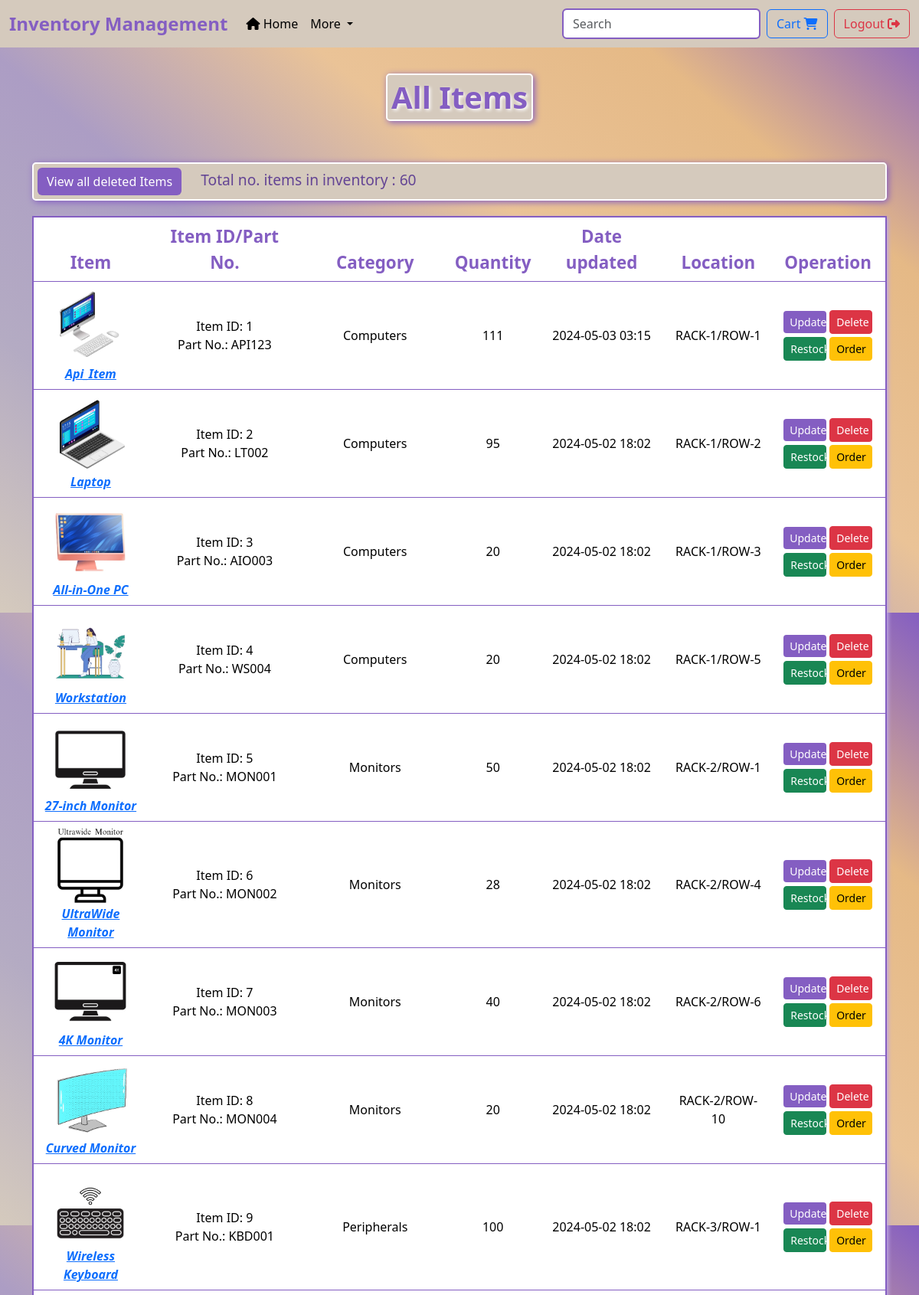
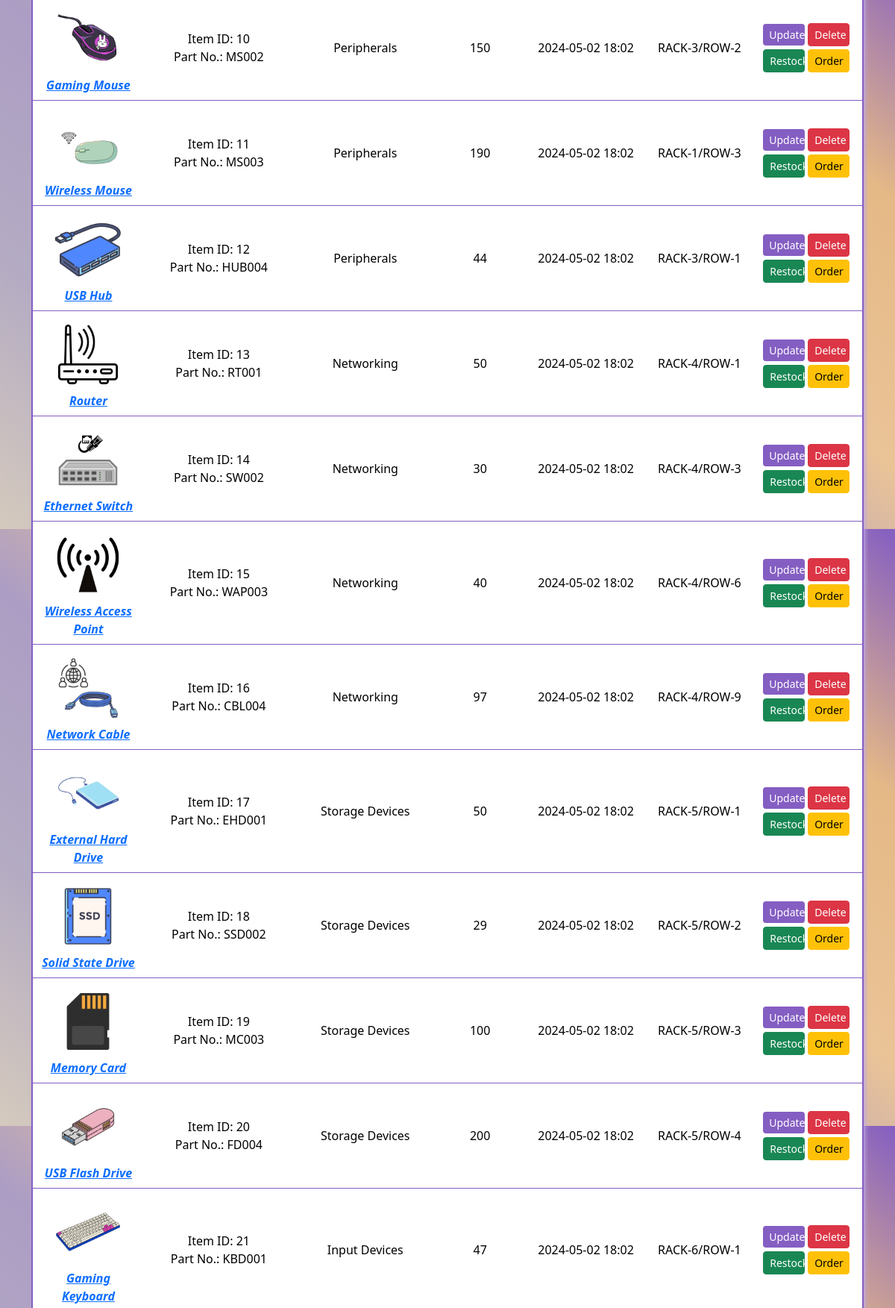
Screenshot of /items (signed in, upper part) with the database file from the repository (2 pictures, top to bottom).
### model.py (models this page shows, shortened)
class Item(db.Model):
    itemid = db.Column(db.Integer, primary_key=True, autoincrement=True)
    name = db.Column(db.String(200), nullable=False)
    partno = db.Column(db.String(10), default='-')
    description = db.Column(db.Text)
    date_stocked = db.Column(db.DateTime, default=current_time)
    quantity = db.Column(db.Integer, nullable=False, default=1)
    price = db.Column(db.Numeric(precision=10, scale=2))
    location = db.Column(db.Text)
    deleted = db.Column(db.Boolean, default=False)
    category = db.Column(db.Integer, db.ForeignKey(
        'category.catid'), nullable=False)
    itemrequest = db.relationship('ItemRequest', backref='item_ref', lazy=True)

class Category(db.Model):
    catid = db.Column(db.Integer, primary_key=True, autoincrement=True)
    name = db.Column(db.String(200), nullable=False)
    items = db.relationship('Item', backref='category_ref', lazy=True)
    description = db.Column(db.Text)

### app.py (the view)
@app.route('/items', methods=['GET'])
@login_required
def show_all_items():
    items = item_model.query.filter_by(deleted=False).all()
    cats = category_model.query.all()
    return render_template('showallitems.html',
                           items=items, cats=cats, currentuser=current_user)

### app.py (called while the page is built)
@lm.user_loader
def load_user(id):
    return user.query.get(int(id))

### templates/showallitems.html (shortened to what this page needs)
{%extends 'base.html'%}  {%block body%}
<div>
    <div class="container">
        <br />
        <div style="text-align: center">
            <h1
                style="
                    text-align: center;
                    color: #845ec2;
                    margin-top: 10px;
                    margin-bottom: 20px;
                    border: 2px solid white;
                    background-color: #d5cabd;
                    border-radius: 5px;
                    box-shadow: 2px 2px 8px #845ec2;
                    padding: 5px;
                    text-shadow: 2px 2px 4px white;
                ">
                All Items
            </h1>
        </div>
        <br />
        <div
            style="
                color: #634494;
                font-size: larger;
                margin-top: 10px;
                margin-bottom: 20px;
                border: 2px solid white;
                border-radius: 5px;
                background-color: #d5cabd;
                box-shadow: 2px 2px 8px #845ec2;
                padding: 5px;
            ">
            <a href="{{url_for('show_deleted_items')}}" class="btn btn-primary"
                >View all deleted Items</a
            >
            <a style="margin-left: 20px"
                >Total no. items in inventory : {{items | length}}</a
            >
        </div>
        <table
            class="table table-hover align-middle"
            style="
                text-align: center;
                border: 2px solid #845ec2;
                box-shadow: 2px 2px 5px#bea7e3;
            ">
            <thead>
                <tr>
                    <th style="color: #845ec2; font-size: 1.4rem">Item</th>
                    <th style="color: #845ec2; font-size: 1.4rem">
                        Item ID/Part No.
                    </th>
                    <th style="color: #845ec2; font-size: 1.4rem">Category</th>
                    <th style="color: #845ec2; font-size: 1.4rem">Quantity</th>
                    <th style="color: #845ec2; font-size: 1.4rem">
                        Date updated
                    </th>
                    <th style="color: #845ec2; font-size: 1.4rem">Location</th>
                    <th style="color: #845ec2; font-size: 1.4rem">Operation</th>
                </tr>
            </thead>
            <tbody>
                {% for item in items %} {%if item.deleted==False%}
                <tr>
                    <td class="max-width-td">
                        <a href="{{url_for('showitem',itemid=item.itemid)}}">
                            <img
                                src="{{url_for('static',filename='/media/'+item.itemid|string+'.jpg')}}"
                                alt="Image"
                                width="100px"
                                height="100px" /><br />
                            <i><strong>{{ item.name }}</strong></i>
                        </a>
                    </td>
                    <td>
                        <a>Item ID: {{ item.itemid }}</a><br />
                        <a>Part No.: {{ item.partno }}</a>
                    </td>
                    <td>
                        {%for cat in cats%} {%if cat.catid==item.category%}
                        <a>{{cat.name}}</a>
                        {%endif%} {%endfor%}
                    </td>
                    <td><a>{{ item.quantity }}</a></td>
                    <td>
                        <a>
                            {{ item.date_stocked.strftime('%Y-%m-%d %H:%M') }}
                        </a>
                    </td>
                    <td><a>{{item.location}}</a></td>
                    <td>
                        {%if currentuser.role=='admin'%}
                        <a
                            href="{{url_for('update', id=item.itemid)}}"
                            class="btn btn-primary btn-sm col-5 mb-1">
                            Update
                        </a>
                        <button
                            type="button"
                            class="btn btn-danger btn-sm col-5 mb-1"
                            data-bs-toggle="modal"
                            data-bs-target="#DeleteModal{{ item.itemid }}">
                            Delete
                        </button>
                        <br />
                        <a
                            href="{{url_for('stock', id=item.itemid)}}"
                            class="btn btn-success btn-sm col-5">
                            Restock
                        </a>
                        <form
                            class="col-5"
                            method="POST"
                            action="{{url_for('add_item_cart',item_id=item.itemid)}}"
                            style="display: inline-block">
                            <button
                                type="submit"
                                class="btn btn-warning me-1 btn-sm col-12">
                                Order
                            </button>
                        </form>
                        {%endif%}
                    </td>
                </tr>
                {%endif%} {% endfor %}
            </tbody>
        </table>
        <br /><br />
    </div>
</div>
{%endblock%}

### static/css/main.css (style rules this page uses)
.btn-primary, .btn-primary:hover, .btn-primary:active, .btn-primary:visited { background-color: #845ec2; border: white; }
h1 { text-align: center; font-weight: bold; border: 2px solid black; box-shadow: 2px 2px 5px black; display: inline-block; padding: 1rem; }

### templates/base.html (style rules this page uses)
body { background: linear-gradient( 40deg, #d5cabd, #b4abc3, #ac9dc4, #eac397, #e5b986, #845ec2 ); }

### templates/showallitems.html (style rules this page uses)
.max-width-td { max-width: 150px; overflow: hidden; text-overflow: ellipsis; }

### rows the page displays
Item: shows a picture, name "Api_Item", itemid "1", partno "API123", quantity "111", date_stocked "2024-05-03 03:15", location "RACK-1/ROW-1"
Category: name "Computers"
Item: shows a picture, name "Laptop", itemid "2", partno "LT002", quantity "95", date_stocked "2024-05-02 18:02", location "RACK-1/ROW-2"
Item: shows a picture, name "All-in-One PC", itemid "3", partno "AIO003", quantity "20", date_stocked "2024-05-02 18:02", location "RACK-1/ROW-3"
Item: shows a picture, name "Workstation", itemid "4", partno "WS004", quantity "20", date_stocked "2024-05-02 18:02", location "RACK-1/ROW-5"
Item: shows a picture, name "27-inch Monitor", itemid "5", partno "MON001", quantity "50", date_stocked "2024-05-02 18:02", location "RACK-2/ROW-1"
Category: name "Monitors"
Item: shows a picture, name "UltraWide Monitor", itemid "6", partno "MON002", quantity "28", date_stocked "2024-05-02 18:02", location "RACK-2/ROW-4"
Item: shows a picture, name "4K Monitor", itemid "7", partno "MON003", quantity "40", date_stocked "2024-05-02 18:02", location "RACK-2/ROW-6"
Item: shows a picture, name "Curved Monitor", itemid "8", partno "MON004", quantity "20", date_stocked "2024-05-02 18:02", location "RACK-2/ROW-10"
Item: shows a picture, name "Wireless Keyboard", itemid "9", partno "KBD001", quantity "100", date_stocked "2024-05-02 18:02", location "RACK-3/ROW-1"
Category: name "Peripherals"
Item: shows a picture, name "Gaming Mouse", itemid "10", partno "MS002", quantity "150", date_stocked "2024-05-02 18:02", location "RACK-3/ROW-2"
Item: shows a picture, name "Wireless Mouse", itemid "11", partno "MS003", quantity "190", date_stocked "2024-05-02 18:02", location "RACK-1/ROW-3"
Item: shows a picture, name "USB Hub", itemid "12", partno "HUB004", quantity "44", date_stocked "2024-05-02 18:02", location "RACK-3/ROW-1"
Item: shows a picture, name "Router", itemid "13", partno "RT001", quantity "50", date_stocked "2024-05-02 18:02", location "RACK-4/ROW-1"
Category: name "Networking"
Item: shows a picture, name "Ethernet Switch", itemid "14", partno "SW002", quantity "30", date_stocked "2024-05-02 18:02", location "RACK-4/ROW-3"
Item: shows a picture, name "Wireless Access Point", itemid "15", partno "WAP003", quantity "40", date_stocked "2024-05-02 18:02", location "RACK-4/ROW-6"
Item: shows a picture, name "Network Cable", itemid "16", partno "CBL004", quantity "97", date_stocked "2024-05-02 18:02", location "RACK-4/ROW-9"
Item: shows a picture, name "External Hard Drive", itemid "17", partno "EHD001", quantity "50", date_stocked "2024-05-02 18:02", location "RACK-5/ROW-1"
Category: name "Storage Devices"
Item: shows a picture, name "Solid State Drive", itemid "18", partno "SSD002", quantity "29", date_stocked "2024-05-02 18:02", location "RACK-5/ROW-2"
Item: shows a picture, name "Memory Card", itemid "19", partno "MC003", quantity "100", date_stocked "2024-05-02 18:02", location "RACK-5/ROW-3"
Item: shows a picture, name "USB Flash Drive", itemid "20", partno "FD004", quantity "200", date_stocked "2024-05-02 18:02", location "RACK-5/ROW-4"
Item: shows a picture, name "Gaming Keyboard", itemid "21", partno "KBD001", quantity "47", date_stocked "2024-05-02 18:02", location "RACK-6/ROW-1"
Category: name "Input Devices"

### other values shown
{{ items | length }} "60"
